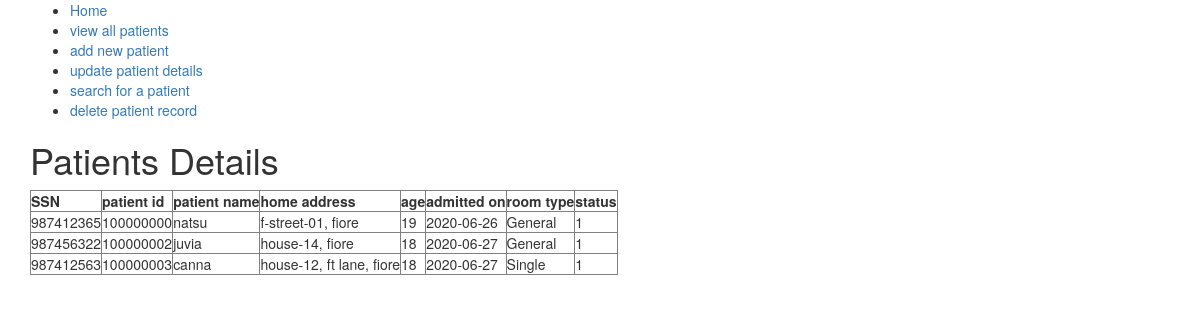
/patients (signed in), run on an earlier commit of the app's database.
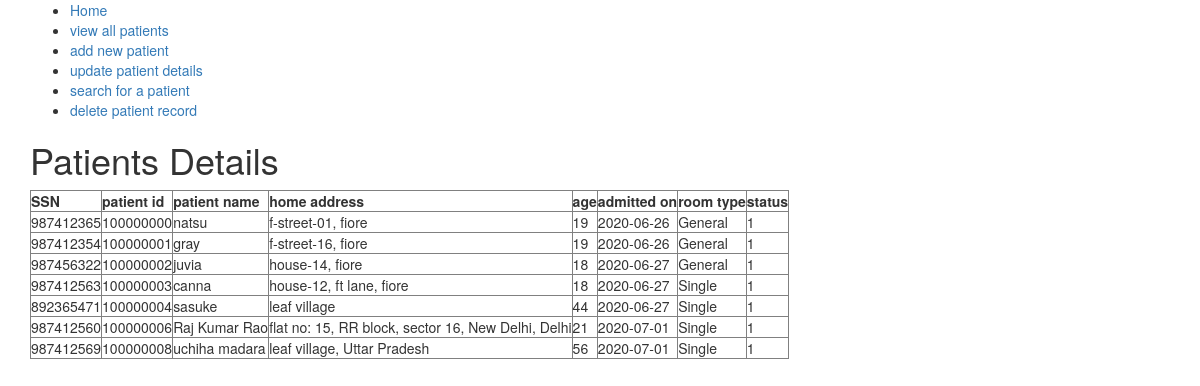
And on a later commit of the database.
### tables this page shows
CREATE TABLE patients (
		ws_ssn INTEGER UNIQUE,
		ws_pat_id INTEGER PRIMARY KEY AUTOINCREMENT,
		ws_pat_name TEXT NOT NULL,
		ws_adrs TEXT NOT NULL,
		ws_age INTEGER NOT NULL,
		ws_doj TEXT NOT NULL,
		ws_rtype TEXT,
		ws_status INTEGER DEFAULT 1
	);

### app.py (the view)
@app.route('/patients')
def viewPatientDetails():
	if 'loggedInUserId' in request.cookies:
		patient_details = []
		conn2 = sqlite3.connect("hospital.db")
		c = conn2.cursor()
		c.execute("SELECT * from patients")
		for i in c.fetchall():
			patient_details.append(i)
		c.close()
		conn2.close()
		return render_template("patients.html",patient_details=patient_details,pageTitle="patients details")
	return redirect(url_for('login'))

### templates/patients.html
{% extends "base.html" %}
{% block body %}
{% include "include/navbar.html" %}
	<h1>Patients Details</h1>
	<table border="1">
		<tr>
			<td><b>SSN</b></td>
			<td><b>patient id</b></td>
			<td><b>patient name</b></td>
			<td><b>home address</b></td>
			<td><b>age</b></td>
			<td><b>admitted on</b></td>
			<td><b>room type</b></td>
			<td><b>status</b></td>
		</tr>
	{% for patient in patient_details %}
		<tr>
		{% for i in patient %}
			<td>{{ i }} </td>
		{% endfor %}
		</tr>
	{% endfor %}
	</table>
{% endblock %}

What changed in the data, as far as the page shows it:
added patients: ws_ssn "987412354", ws_pat_id "100000001", ws_pat_name "gray", ws_adrs "f-street-16, fiore", patient "19" "1", ws_doj "2020-06-26", ws_rtype "General"
added patients: ws_ssn "892365471", ws_pat_id "100000004", ws_pat_name "sasuke", ws_adrs "leaf village", patient "44" "1", ws_doj "2020-06-27", ws_rtype "Single"
added patients: ws_ssn "987412560", ws_pat_id "100000006", ws_pat_name "Raj Kumar Rao", ws_adrs "flat no: 15, RR block, sector 16, New Delhi, Delhi", patient "21" "1", ws_doj "2020-07-01", ws_rtype "Single"
added patients: ws_ssn "987412569", ws_pat_id "100000008", ws_pat_name "uchiha madara", ws_adrs "leaf village, Uttar Pradesh", patient "56" "1", ws_doj "2020-07-01", ws_rtype "Single"
